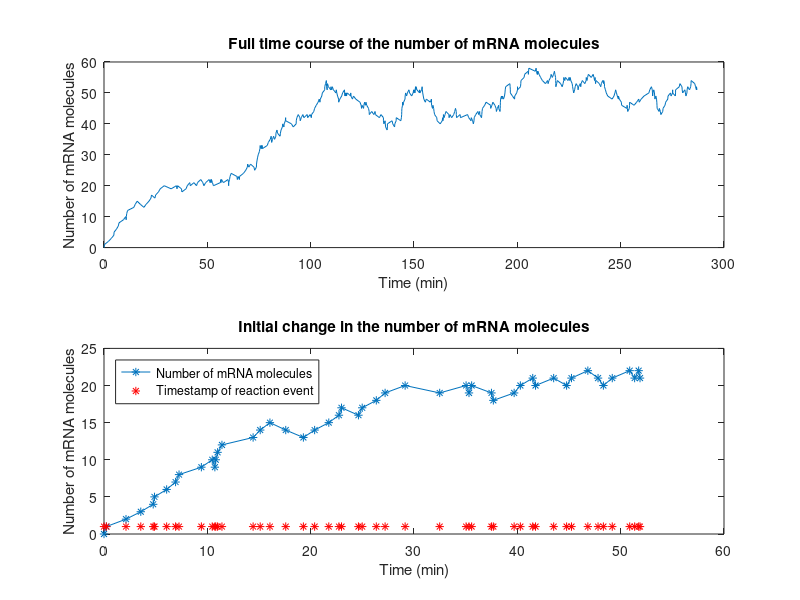

Here is the MATLAB script that generated this plot:
function [time_log,molecule_counter]=BirthDeathProcess_continuous(max_time,prod_rate,deg_rate)
% Script written as part of 108C class
% This function simulates  a birth and death process corresponding to the reaction: 
% gene -> mRNA -> deradation 
% The synthesis and degradation are assumed to take place on a continous time scale with the wait times distributed as negative exponentials.   
% This function is intended to be called in a loop by the wrapper BirthDeathProcess_averaging
% Date: Spring 2018
% Matthieu Louis, mlouis@ucsb.edu
% With the assistance of Tie Bo Wu

if nargin == 0 % Default values. Test whether max_time is defined externally. nargin refers to the number of argument of the function (i.e., the number of parameters entered as an input)
    max_time=1e3;
    prod_rate=1; % Production rate (molecules/min)
    deg_rate=0.02; % Degradation rate (1/min)
end
    
% Initialization of parameter
current_time=0;
step_counter=1;
time_log=0;
molecule_counter=0;

while current_time < max_time % Use a while loop to increase the current time until it exceeds the maximum value max-time.
    
    wait_time=-log(rand)/(prod_rate+(deg_rate*molecule_counter(step_counter))); % Simulated wait time: makes use of the fact that production and degradation are two independent Poisson processes.
    prob_prod=prod_rate/(prod_rate+deg_rate*molecule_counter(step_counter)); % Propensity of mRNA production
    
    current_time=current_time+wait_time; % Update current time
    step_counter=step_counter+1; % Update the number of steps (reactions) associated with the experiment.
    time_log(step_counter)=current_time; % Add the current time to the time log

    if rand < prob_prod % Defines whether production takes place based on Monte Carlo method.
        molecule_counter(step_counter)=molecule_counter(step_counter-1)+1; % Implements production
    else
        molecule_counter(step_counter)=molecule_counter(step_counter-1)-1; % Implements degradation
    end
      
    
end
  
if nargin == 0 % Plot results only when the number of input argument into the function is 0 (i.e., when the function is executed directly from the editor)
    close all
    subplot(2,1,1)
    plot(time_log(1:500),molecule_counter(1:500)) % Plots only the first 500 transitions
    ylabel('Number of mRNA molecules')
    xlabel('Time (min)')
    title('Full time course of the number of mRNA molecules')
    subplot(2,1,2)
    plot(time_log(1:50),molecule_counter(1:50),'*-') % Plots only the first 50 transitions
    hold on
    plot(time_log(1:50),ones(50,1),'r*')
    legend('Number of mRNA molecules','Timestamp of reaction event','Location','northwest')
    title('Initial change in the number of mRNA molecules')
    ylabel('Number of mRNA molecules')
    xlabel('Time (min)')
    hold off
end